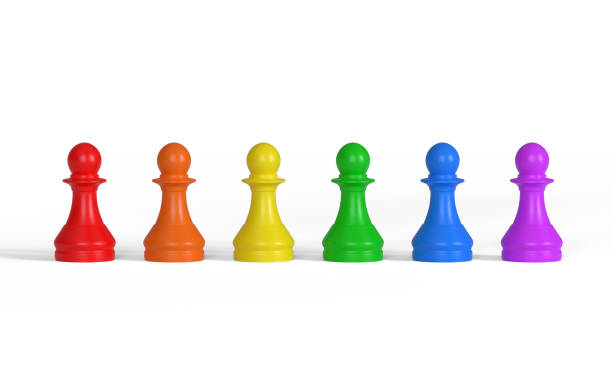
#> input picture Test.png, 612 x 367 px
$ python SimpleExample.py
#> lines starting #> are read from the running program, lines starting #| are printed output that depends on the picture; after the words box and inside, x2 and y2 are one past the last pixel; in counts of white or black regions, pixels touching at a corner belong together
#> in main, image is the input picture: shape (367, 612, 3); mean B, G, R 235.3, 236.9, 241.5
### ProcessingTools/Classical/morphological_line_shape.py
import cv2
import numpy as np

class MorphologicalLineShape:
    def __init__(self):
        pass

    # --- Morphological Operations ---
    def morphological_opening(self, image, kernel_size=3):
        """Apply morphological opening to remove noise."""
        kernel = cv2.getStructuringElement(cv2.MORPH_RECT, (kernel_size, kernel_size))
        return cv2.morphologyEx(image, cv2.MORPH_OPEN, kernel)

    def morphological_closing(self, image, kernel_size=3):
        """Apply morphological closing to fill small holes."""
        kernel = cv2.getStructuringElement(cv2.MORPH_RECT, (kernel_size, kernel_size))
        return cv2.morphologyEx(image, cv2.MORPH_CLOSE, kernel)

    # [54 lines left out: functions morphological_gradient, dilation, erosion, hough_lines, polygon_approximation, corner_detection, not called in this run]

    # --- Object Segmentation Pipeline ---
    def segment_objects(self, image, k=3, blur_method="gaussian", blur_kernel=5):
        """
        Segments objects in the image using filters and K-Means.
        Args:
            image: Input image (BGR format).
            k: Number of clusters for K-Means.
            blur_method: Blurring method ('gaussian' or 'median').
            blur_kernel: Kernel size for blurring.
        Returns:
            List of segmented object images.
        """
#> called with k = 4, blur_method = 'gaussian', blur_kernel = 5
        # Step 1: Apply Blurring
        if blur_method == "gaussian":
            blurred = cv2.GaussianBlur(image, (blur_kernel, blur_kernel), 0)
        elif blur_method == "median":
            blurred = cv2.medianBlur(image, blur_kernel)
        else:
            blurred = image

        # Step 2: Apply K-Means Clustering
        reshaped = blurred.reshape((-1, 3))
        reshaped = np.float32(reshaped)
        _, labels, centers = cv2.kmeans(
            reshaped,
            k,
            None,
            (cv2.TERM_CRITERIA_EPS + cv2.TERM_CRITERIA_MAX_ITER, 10, 1.0),
            10,
            cv2.KMEANS_RANDOM_CENTERS,
        )
#> centers = [[253.7, 253.8, 254], [223, 94.03, 118.7], [45.92, 178.8, 42.55], [43.82, 113.3, 216.7]]
        segmented = centers[labels.flatten()].reshape(image.shape).astype(np.uint8)
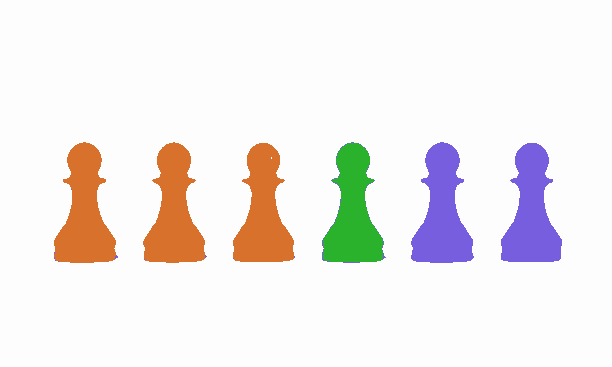
#> segmented: shape (367, 612, 3); mean B, G, R 235, 236.6, 241.1

        # Step 3: Extract Masks for Each Cluster
        hsv_segmented = cv2.cvtColor(segmented, cv2.COLOR_BGR2HSV)
#> hsv_segmented: shape (367, 612, 3); mean H, S, V 7.1, 22.2, 248.1
        object_masks = []
        for i, center in enumerate(centers):
            color_hsv = cv2.cvtColor(np.uint8([[center]]), cv2.COLOR_BGR2HSV)[0][0]
            lower_bound = np.array([max(0, color_hsv[0] - 10), 50, 50])
            upper_bound = np.array([min(180, color_hsv[0] + 10), 255, 255])
            mask = cv2.inRange(hsv_segmented, lower_bound, upper_bound)

            # Step 4: Refine the Mask
            mask = self.morphological_opening(mask, kernel_size=5)
            mask = self.morphological_closing(mask, kernel_size=5)
            object_masks.append(mask)
#> this loop made 4 passes
#> (center, color_hsv, lower_bound, upper_bound) on passes 1 to 4: ([253.7, 253.8, 254], [0, 0, 253], [0, 50, 50], [10, 255, 255]), ([223, 94.03, 118.7], [126, 148, 223], [116, 50, 50], [136, 255, 255]), ([45.92, 178.8, 42.55], [61, 195, 178], [51, 50, 50], [71, 255, 255]), ([43.82, 113.3, 216.7], [12, 204, 216], [2, 50, 50], [22, 255, 255])
#> pass 2, in segment_objects, `mask = cv2.inRange(hsv_segmented, lower_bound, upper_bound)`:
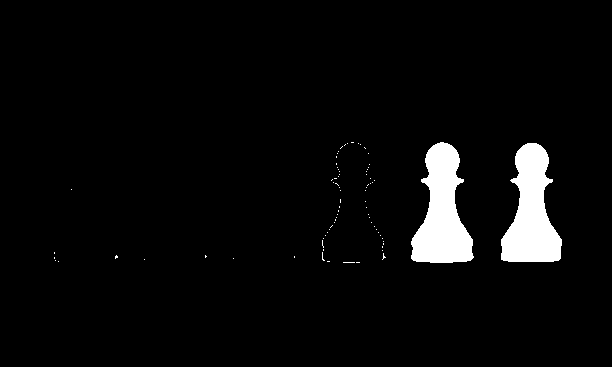
#> mask: shape (367, 612); 4.1% white; 80 white regions (78 under 20 px), largest, box (x1, y1, x2, y2) and area: (411, 142, 474, 263) 4591, (501, 143, 562, 262) 4475
#> pass 2, in segment_objects, `mask = self.morphological_opening(mask, kernel_size=5)`:
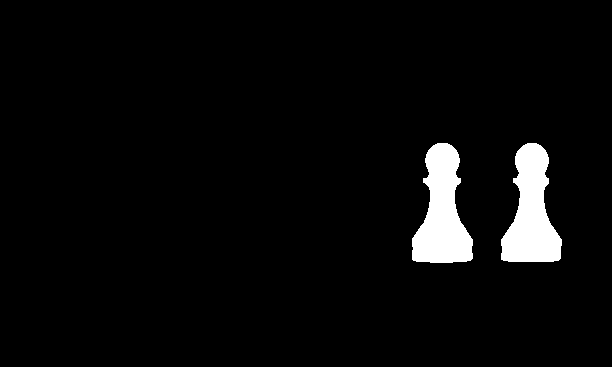
#> mask: shape (367, 612); 4% white; 2 white regions, box (x1, y1, x2, y2) and area: (412, 143, 473, 263) 4559, (501, 143, 562, 262) 4452
#> after the loop, object_masks = 4 items

        # Step 5: Extract Objects Using Masks
        segmented_objects = []
        for mask in object_masks:
            segmented_object = cv2.bitwise_and(image, image, mask=mask)
            segmented_objects.append(segmented_object)
#> this loop made 4 passes
#> pass 2, in segment_objects, `segmented_object = cv2.bitwise_and(image, image, mask=mask)`:
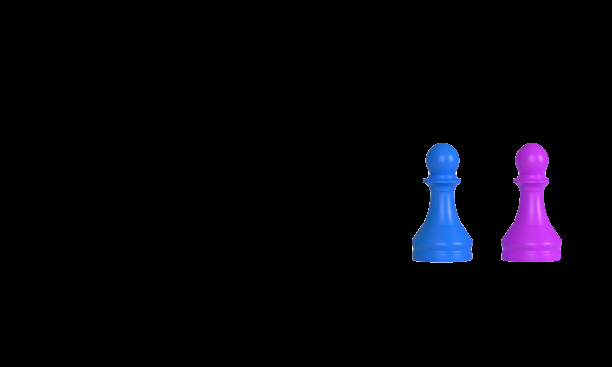
#> segmented_object: shape (367, 612, 3); mean B, G, R 9, 3.6, 4.6
#> pass 3, in segment_objects, `segmented_object = cv2.bitwise_and(image, image, mask=mask)`:
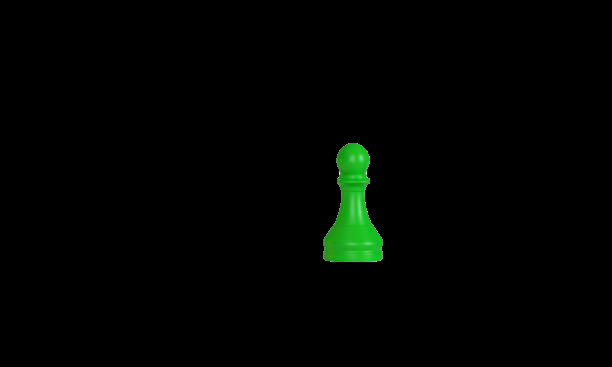
#> segmented_object: shape (367, 612, 3); mean B, G, R 0.8, 3.5, 0.8
#> after the loop, segmented_objects = 4 items

        return segmented_objects

### SimpleExample.py
import cv2
import os
import numpy as np
from ProcessingTools.Classical.morphological_line_shape import MorphologicalLineShape

def main():
    # Load the test image
    image_path = "Test.png"
    if not os.path.exists(image_path):
        raise FileNotFoundError(f"Test image not found at {image_path}")

    image = cv2.imread(image_path)
    if image is None:
        raise ValueError(f"Failed to load image from {image_path}")

    # Create output directory
    output_dir = "output/dominant_colors"
    os.makedirs(output_dir, exist_ok=True)

    # Instantiate the MorphologicalLineShape class
    morph_shapes = MorphologicalLineShape()

    # Step 1: Segment objects and extract dominant colors
    segmented_objects = morph_shapes.segment_objects(image, k=4, blur_method="gaussian", blur_kernel=5)
#> segmented_objects = 4 items

    # Step 2: Save each object's image and extract its dominant color
    dominant_colors = []
    for i, obj in enumerate(segmented_objects):
        # Save the segmented object
        obj_path = os.path.join(output_dir, f"object_{i}.png")
        cv2.imwrite(obj_path, obj)

        # Compute the dominant color
        reshaped = obj.reshape((-1, 3))
        reshaped = reshaped[~np.all(reshaped == 0, axis=1)]  # Exclude black pixels (background)
        if reshaped.size > 0:
            mean_color = np.mean(reshaped, axis=0).astype(np.uint8)  # Average color
            dominant_colors.append({
                "Object": i,
                "Dominant Color (BGR)": mean_color.tolist()
            })
#> this loop made 4 passes
#> mean_color on passes 2 to 4: [223, 89, 115], [42, 177, 38], [40, 110, 215]
#> after the loop, dominant_colors = 3 items

    # Print and save the dominant colors
    print("Dominant Colors Detected:")
    for color_info in dominant_colors:
        print(color_info)
#> this loop made 3 passes
#> color_info on passes 1 to 3: {'Object': 1, 'Dominant Color (BGR)': [223, 89, 115]}, {'Object': 2, 'Dominant Color (BGR)': [42, 177, 38]}, {'Object': 3, 'Dominant Color (BGR)': [40, 110, 215]}
#| {'Object': 1, 'Dominant Color (BGR)': [223, 89, 115]}
#| {'Object': 2, 'Dominant Color (BGR)': [42, 177, 38]}
#| {'Object': 3, 'Dominant Color (BGR)': [40, 110, 215]}

    # Save dominant colors as an image
    color_preview = np.zeros((100, len(dominant_colors) * 100, 3), dtype=np.uint8)
#> color_preview: shape (100, 300, 3); every value is 0
    for i, color_info in enumerate(dominant_colors):
        color = color_info["Dominant Color (BGR)"]
        color_preview[:, i * 100:(i + 1) * 100] = color
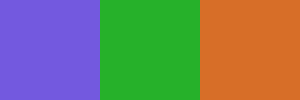
#> color_preview: shape (100, 300, 3); mean of channels 0, 1, 2 101.7, 125.3, 122.7; drawn as B, G, R
    cv2.imwrite(os.path.join(output_dir, "dominant_colors_preview.png"), color_preview)

    print("Dominant colors saved successfully.")

if __name__ == "__main__":
    main()
